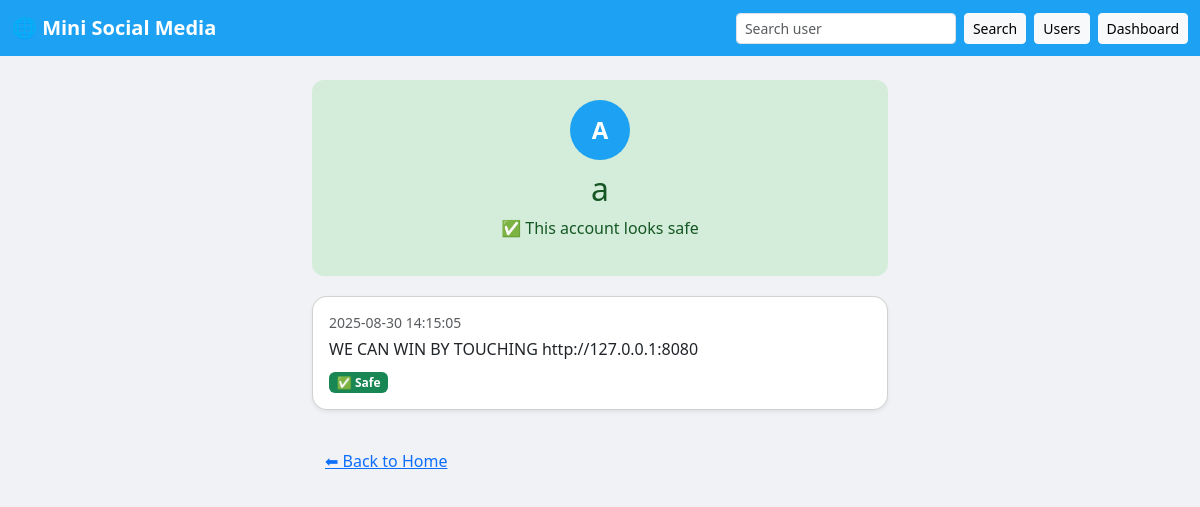
The page /profile/a on the database its author committed.
### tables this page shows
CREATE TABLE posts(
            id INTEGER PRIMARY KEY AUTOINCREMENT,
            username TEXT,
            text TEXT,
            timestamp TEXT,
            status TEXT
        );

### app.py (the view)
@app.route('/profile/<username>')
def profile(username):
    conn = sqlite3.connect(DB_PATH)
    c = conn.cursor()
    c.execute("SELECT text, timestamp, status FROM posts WHERE username=? ORDER BY id DESC", (username,))
    posts = c.fetchall()
    c.execute("SELECT status FROM users WHERE username=?", (username,))
    row = c.fetchone()
    conn.close()
    user_status = row[0] if row else "✅ Safe"
    return render_template("profile.html", username=username, posts=posts, user_status=user_status)

### templates/profile.html (shortened to what this page needs)
<!DOCTYPE html>
<html lang="en">
<head>
  <link href="https://cdn.jsdelivr.net/npm/bootstrap@5.3.0/dist/css/bootstrap.min.css" rel="stylesheet">
</head>
<body>
<nav class="navbar navbar-expand-lg">
  <div class="container-fluid">
    <a class="navbar-brand" href="/">🌐 Mini Social Media</a>
    <div class="d-flex">
      <form class="d-flex me-2" action="/search" method="get">
        <input class="form-control form-control-sm me-2" type="text" name="username" placeholder="Search user">
        <button class="btn btn-light btn-sm">Search</button>
      </form>
      <a class="btn btn-light btn-sm me-2" href="/users">Users</a>
      <a class="btn btn-light btn-sm" href="http://localhost:8501">Dashboard</a>
    </div>
  </div>
</nav>
<div class="container mt-4 feed">
  <div class="header {% if 'Fraud' in user_status or '🚨' in user_status or 'rules' in user_status %}fraud-header{% else %}safe-header{% endif %}">
    <div class="avatar">{{ username[0]|upper }}</div>
    <h2 >
      {{username}}
    </h2>
    {% if 'Fraud' in user_status or '🚨' in user_status or 'rules' in user_status %}
      <p>⚠️ This account posted fake links recently</p>
    {% else %}
      <p>✅ This account looks safe</p>
    {% endif %}
  </div>
  {% if posts %}
    {% for text, time, status in posts %}
    <div class="card shadow-sm mb-3 post-card">
      <div class="card-body">
        <h6 class="mb-1"><small class="text-muted">{{time}}</small></h6>
        <p class="mb-2">{{text}}</p>
        {% if "Fraud" in status or "🚨" in status or "Red" in status %}
          <span class="badge bg-danger">{{status}}</span>
        {% elif "Safe" in status or "✅" in status %}
          <span class="badge bg-success">{{status}}</span>
        {% else %}
          <span class="badge bg-secondary">{{status}}</span>
        {% endif %}
      </div>
    </div>
    {% endfor %}
  {% else %}
    <p class="text-muted text-center">No posts yet.</p>
  {% endif %}
  <a href="/" class="btn btn-link mt-3">⬅ Back to Home</a>
</div>
</body>
</html>

### templates/profile.html (style rules this page uses)
body { background-color: #f0f2f5; font-family: "Segoe UI", Roboto, Helvetica, Arial, sans-serif; }
.navbar { background-color: #1da1f2; }
.navbar-brand { font-weight: bold; color: white !important; }
.feed { max-width: 600px; margin: 0 auto; }
.post-card { border-radius: 15px; transition: transform 0.1s ease-in-out; }
.header { text-align: center; padding: 20px; border-radius: 12px; margin-bottom: 20px; }
.safe-header { background-color: #d4edda; color: #155724; }
.avatar { width: 60px; height: 60px; border-radius: 50%; background: #1da1f2; color: white; display: flex; align-items: center; justify-content: center; font-weight: bold; font-size: 24px; margin: 0 auto 10px auto; }

### rows shown on the page
posts: timestamp "2025-08-30 14:15:05", text "WE CAN WIN BY TOUCHING http://127.0.0.1:8080", status "✅ Safe"

### other values the page prints
{{ username[0]|upper }} "A"
{{ username }} "a"
